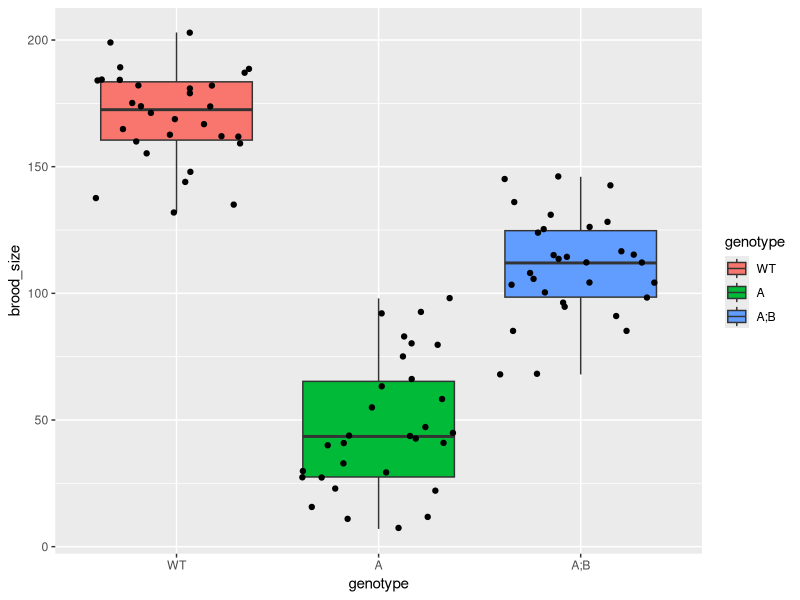
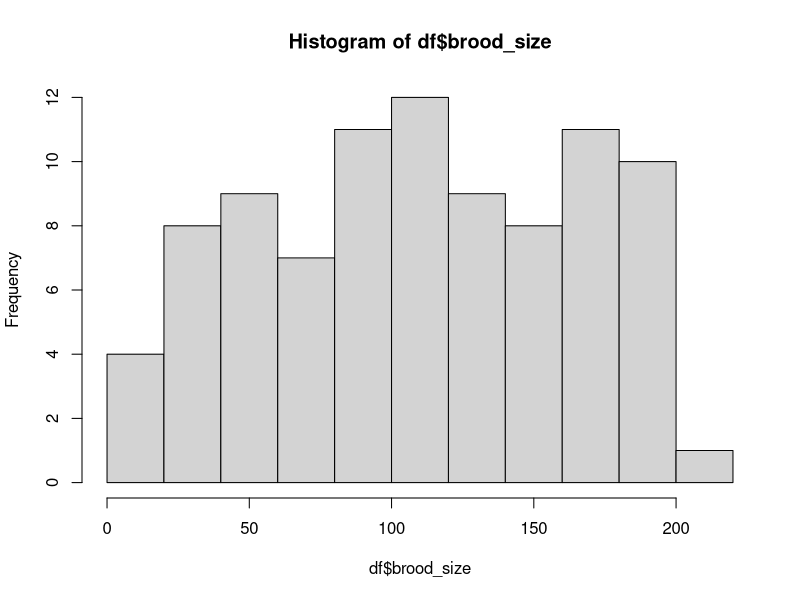
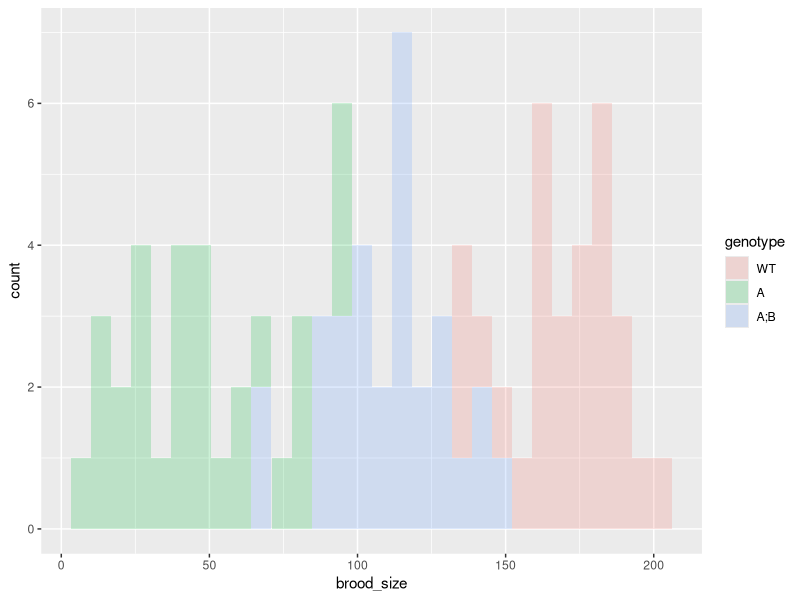

Reproduce these figures in R, in order. (Note: this script raises an error after producing the figures.)
## ---- chunk 1
knitr::opts_chunk$set(echo = TRUE)
library(ggplot2)
library(dplyr)
## ---- chunk 2
# load the data
df = read.csv("Ce_mel28_Emb_Ste.csv")

# take a look at it (check / fix factor levels)
str(df)
df$genotype =as.factor(df$genotype)

#set reference level
df$genotype = relevel(df$genotype, "WT")
levels(df$genotype)

## ---- chunk 3

ggplot(df, aes(x = genotype , y= brood_size )) + 
  geom_boxplot(aes(fill= genotype)) + 
  geom_jitter()


## ---- chunk 4

hist(df$brood_size)

df %>%
  ggplot( aes(x=brood_size, fill=genotype)) +
    geom_histogram(alpha = 0.2)

#looks good 

#in case you need these later 
wt = df %>% filter(genotype == "WT")

ab = df %>% filter(genotype == "A;B")
  
a = df %>% filter(genotype == "A") 
  


## ---- chunk 5

#check each brood is normally distributed? 
shapiro.test(wt$brood_size)
shapiro.test(a$brood_size)
shapiro.test(ab$brood_size)

#they look good -  p values are all above 0.05
## ---- chunk 6
# var.test
var.test(wt$brood_size, a$brood_size)
var.test(wt$brood_size, ab$brood_size)
var.test(a$brood_size, ab$brood_size)

# bartlett.test
bartlett.test(list(wt$brood_size, ab$brood_size, a$brood_size))
#not sig difference in variance between all three groups -- that's good! 
## ---- chunk 7

# SS_error = SS_{error} = \sum_{i}\sum_{j}(Y−\overline{Y}_i)^{2}
#The sum of squared differences between predicted data points (ŷi) and observed data points (yi).
#SAME AS SSW 

#find the mean
df.mean<- df %>%
  group_by(genotype) %>% 
  mutate(mean=mean(brood_size))

#SS_error (SSW) = (sum of brood_size - mean of dataset)^2
SSW= sum((df$brood_size-df.mean$mean)^2)
SSW

## SS_group (SSB)
## SS_group = SS_{group} = \sum_{i}n_{i}(\overline{Y}_i−\overline{Y})^{2}

#calculate grand mean  sum up all the broodsize/total # obs
grand_mean = sum(df$brood_size)/length(df$brood_size)

#sum of the mean broodsize - grandmean squared 
SSB = sum((df.mean$mean-grand_mean)^2)
SSB


## ---- chunk 8
# degrees of freedom for SS_error (within groups)
#m = groups
#n = samples

SSW_df = length(df.mean$brood_size) - nlevels(df.mean$genotype)
SSW_df

# degrees of freedom for SS_groups (between groups)
#m-1
SSB_df = 3-1

# F-statistic
Fstat = (SSB/SSB_df) / (SSW/SSW_df) 
Fstat


# p-value using CDF for F-statistic
# p-value - note that df(between) comes before df(within)
pf(Fstat, SSB_df, SSW_df, lower.tail = F)



## ---- chunk 9
# anova for lm of brood_size ~ genotype
brood_an = anova(lm(df$brood_size ~df$genotype))
brood_an
brood_an$`Pr(>F)`

## ---- chunk 10
#don't do this on anova -- gives a summary table -- do on just LM
summary(lm(df$brood_size ~df$genotype))

## ---- chunk 11

up = aov(df$brood_size ~df$genotype)
up

unplanned <- aov(brood_size ~ genotype, data = mel28_df)
unplanned
## ---- chunk 12
TukeyHSD(up)

## ---- chunk 13


hist(up$residuals)
shapiro.test(up$residuals)
#they are normally distributed -  p-value = 0.5251

## ---- chunk 14
welch = oneway.test(brood_size ~ genotype, data = df, var.equal = FALSE)
welch
welch$p.value

## ---- chunk 15
# add percent fertilization column
head(df)
df = df %>% 
  mutate(pct_ft = fertilized/brood_size * 100)
head(df)

# plot it
ggplot(df, aes(x = genotype , y= pct_ft )) + 
  geom_boxplot(aes(fill= genotype)) + 
  geom_jitter()

## ---- chunk 16
# test for assumptions

df %>%
  ggplot( aes(x=pct_ft, fill=genotype)) +
    geom_histogram(alpha = 0.2)

#yikes ugly!! 

#new subsets 
wt = df %>% filter(genotype == "WT")
ab = df %>% filter(genotype == "A;B")
a = df %>% filter(genotype == "A") 
  


#check each brood is normally distributed? 
shapiro.test(wt$pct_ft)
shapiro.test(a$pct_ft)
shapiro.test(ab$pct_ft)
#not normally distributed - all p values < 0.05

#check variance
var.test(wt$pct_ft,a$pct_ft)
var.test(wt$pct_ft,ab$pct_ft)
var.test(ab$pct_ft ,a$pct_ft)
#sig diff in variance for all combinations 

bartlett.test(list(wt$pct_ft, ab$pct_ft, a$pct_ft))
#sig different in variacnes as a groups 


## ---- chunk 17

kruskal.test(df$pct_ft ~ df$genotype)



## ---- chunk 18
# first, check the documentation
help(power.anova.test)

# compute the power
power.anova.test(groups= 3 , 
                 n=  30, 
                 within.var= SSW, 
                 between.var= SSB, 
                 power=NULL,
                 sig.level= )


## ---- chunk 19
# compute the required sample size
power.anova.test(groups= 3 , 
                 n=  NULL, 
                 within.var= SSW, 
                 between.var= SSB, 
                 power=0.95,
                 sig.level= 0.05)

# sample size needed = 2.75

## ---- chunk 20

power.anova.test(groups= 3 , 
                 n=  NULL, 
                 within.var= SSW * 10, #change this to effect brood_size 
                 between.var= SSB, 
                 power=0.95,
                 sig.level= 0.05)



# n = 15.23
